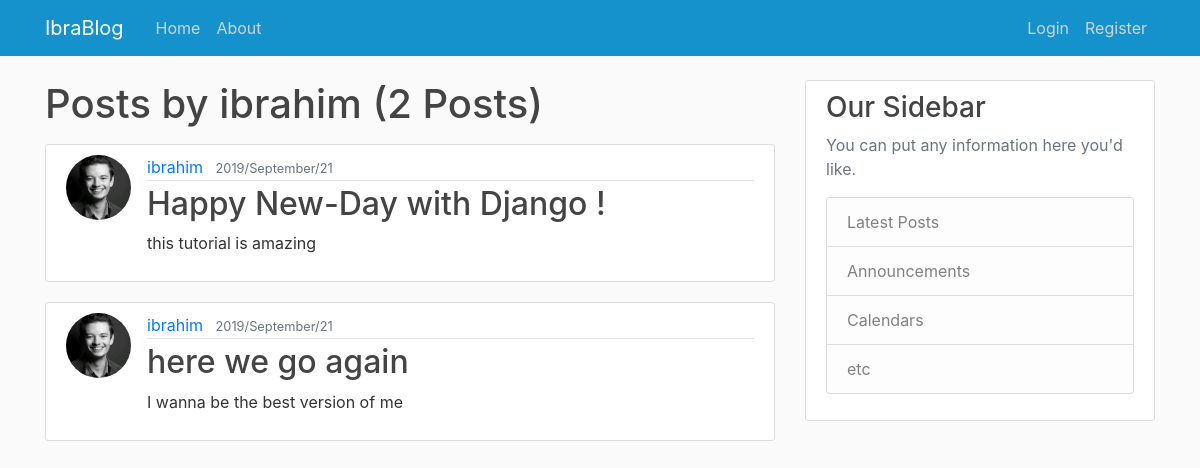
The page /blog/user/ibrahim on the database as committed earlier.
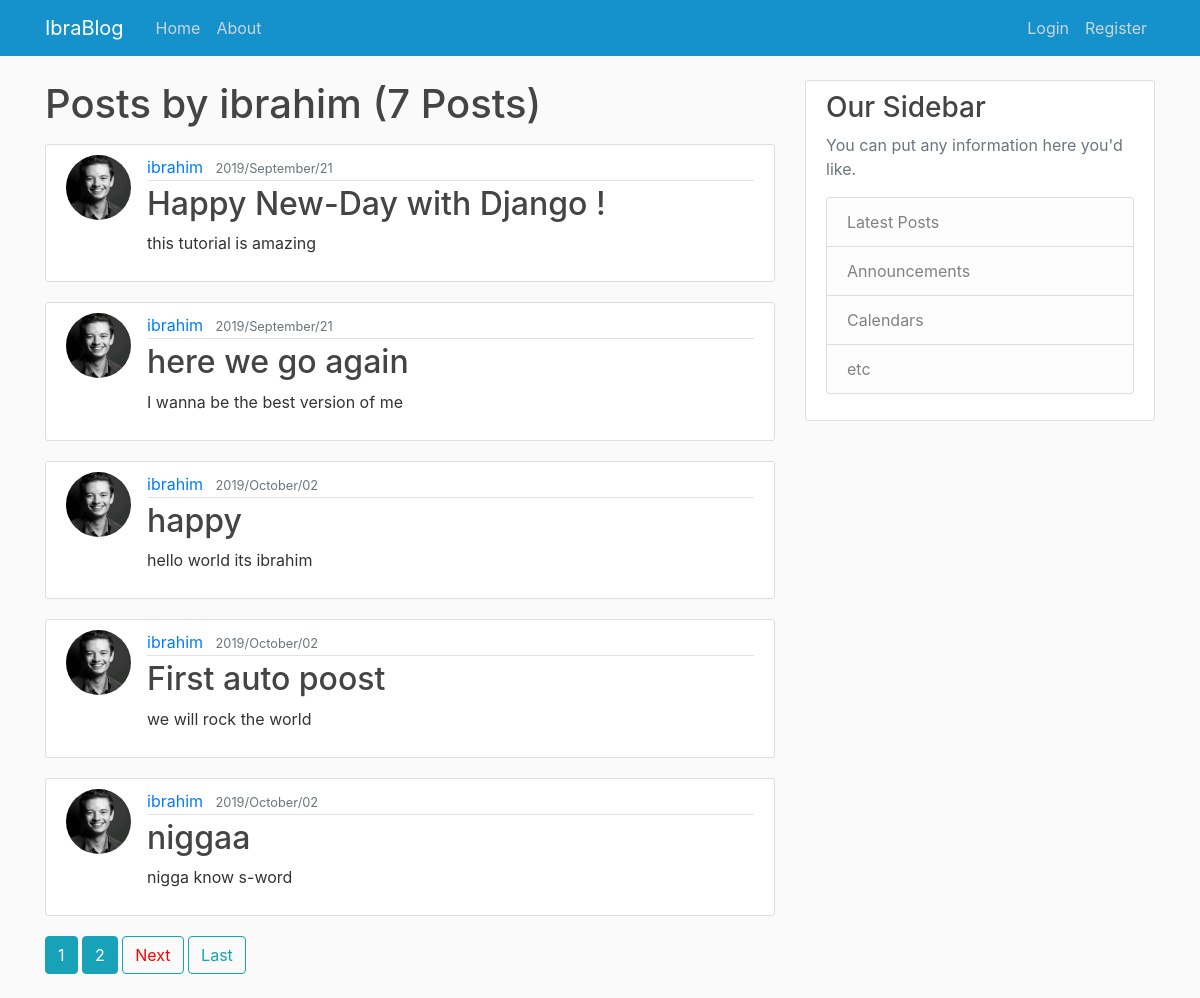
The same page on the database as committed later.
### blog/models.py (models this page shows, shortened)
class Post(models.Model):
    title = models.CharField(max_length=100) #CharField used for names restricted strings
    content = models.TextField() #unrestricted string there is "choices" parameter used for choose your own charfields
    date = models.DateTimeField(default=timezone.now())
    author = models.ForeignKey(User,on_delete=models.CASCADE)

### users/models.py (models this page shows, shortened)
class Profile(models.Model):
    user = models.OneToOneField(User,on_delete=models.CASCADE)
    image = models.ImageField(default ='default.jpeg',upload_to='profile_pics')

### blog/views.py (the view, shortened to what this page needs)
# urls.py: path('user/<str:username>', UserPostListView.as_view(),name='user-posts'),
class UserPostListView(ListView):
    model = Post
    template_name = 'blog/user_posts.html'
    context_object_name = 'posts'
    paginate_by = 5
    template_name = 'blog/user_post.html'

### blog/templates/blog/user_post.html (shortened to what this page needs)
{%extends "blog/base.html" %}
{% block content %}
 <h1 class="mb-3">Posts by {{ view.kwargs.username }} ({{ page_obj.paginator.count }} Posts)  </h1>
{% for post in posts %}
<article class="media content-section">
  <img class="rounded-circle article-img" src={{post.author.profile.image.url}}>
  <div class="media-body">
    <div class="article-metadata">
      <a class="mr-2" href= "{% url 'user-posts' post.author.username %}" >{{ post.author }}</a>
      <small class="text-muted">{{ post.date |date:"Y/F/d" }}</small>
    </div>
    <h2><a class="article-title" href="{% url 'post-detail' post.id %}">{{ post.title }}</a></h2>
    <p class="article-content">{{ post.content }}</p>
  </div>
</article>
{% endfor %}
  {% if is_paginated %}
    {% for num in page_obj.paginator.page_range %}
      {% if page_obj.number == num %}
            <a class = "btn btn-info mb-4" href="?page={{num}}">{{ num }}</a>
      {% elif num > page_obj.number|add:'-3' and num < page_obj.number|add:'3'%}
            <a class = "btn btn-info mb-4" href="?page={{num}}">{{ num }}</a>
      {% endif %}
    {% endfor %}
      {% if page_obj.has_next %}
      <a id="link" class = "btn btn-outline-info mb-4" href="?page={{page_obj.next_page_number}}">Next</a>
      <a class = "btn btn-outline-info mb-4" href="?page={{num}}">Last</a>
      {% endif %}
  {% endif %}
{% endblock content %}

### blog/templates/blog/base.html (shortened to what this page needs)
{% load static %}
<!DOCTYPE html>
<html>
<head>
    <link rel="stylesheet" href="https://maxcdn.bootstrapcdn.com/bootstrap/4.0.0/css/bootstrap.min.css"
>
	<link rel="stylesheet" type="text/css" href="{% static 'blog/main.css' %}">
</head>
<body><header class="site-header">
  <nav class="navbar navbar-expand-md navbar-dark bg-steel fixed-top">
    <div class="container">
      <a class="navbar-brand mr-4" href="{% url 'blog-home' %}"	>IbraBlog</a>
      <div class="collapse navbar-collapse" id="navbarToggle">
        <div class="navbar-nav mr-auto">
          <a class="nav-item nav-link" href= "{% url 'blog-home' %}" >Home</a>
          <a class="nav-item nav-link" href= "{% url 'blog-about' %}" >About</a>
        </div>
        <div class="navbar-nav">
        {% if user.is_authenticated %}
        <a class="nav-item nav-link" href= "{%url 'post-create'%}">New Post</a>
        <a class="nav-item nav-link" href= "{%url 'logout'%}">Logout</a>
        <a class="nav-item nav-link" href= "{%url 'profile'%}">profile</a>
        {% else %}
          <a class="nav-item nav-link" href= "{%url 'login'%}">Login</a>
          <a class="nav-item nav-link" href="{%url 'register'%}">Register</a>
        {% endif%}
        </div>
      </div>
    </div>
  </nav>
</header>
<main role="main" class="container">
  <div class="row">
    <div class="col-md-8">
      {% block content %}{% endblock %}
    </div>
    <div class="col-md-4">
      <div class="content-section">
        <h3>Our Sidebar</h3>
        <p class='text-muted'>You can put any information here you'd like.
          <ul class="list-group">
            <li class="list-group-item list-group-item-light">Latest Posts</li>
            <li class="list-group-item list-group-item-light">Announcements</li>
            <li class="list-group-item list-group-item-light">Calendars</li>
            <li class="list-group-item list-group-item-light">etc</li>
          </ul>
        </p>
      </div>
    </div>
  </div>
</main>
</body>
</html>

### blog/static/blog/main.css (style rules this page uses)
body { background: #fafafa; color: #333333; margin-top: 5rem; }
h1, h2, h3, h4, h5, h6 { color: #444444; }
ul { margin: 0; }
.bg-steel { background-color: rgb(21, 146, 204); }
.site-header .navbar-nav .nav-link { color: #cbd5db; }
.content-section { background: #ffffff; padding: 10px 20px; border: 1px solid #dddddd; border-radius: 3px; margin-bottom: 20px; }
.article-title { color: #444444; }
.article-content { white-space: pre-line; }
.article-img { height: 65px; width: 65px; margin-right: 16px; }
.article-metadata { padding-bottom: 1px; margin-bottom: 4px; border-bottom: 1px solid #e3e3e3 }

### blog/templates/blog/user_post.html (style rules this page uses)
#link { color: #FF0000; }

Rows that differ between the two databases and show on the page:
added Post: author.profile.image (picture), author "ibrahim", date "2019/October/02", title "happy", content "hello world its ibrahim"
added Post: author.profile.image (picture), author "ibrahim", date "2019/October/02", title "First auto poost", content "we will rock the world"
added Post: author.profile.image (picture), author "ibrahim", date "2019/October/02", title "niggaa", content "nigga know s-word"
Other text that changed with them:
{{ page_obj.paginator.count }}: "2" → "7"
new list line: "1"
new list line: "2"
text now shown: "Next Last"
